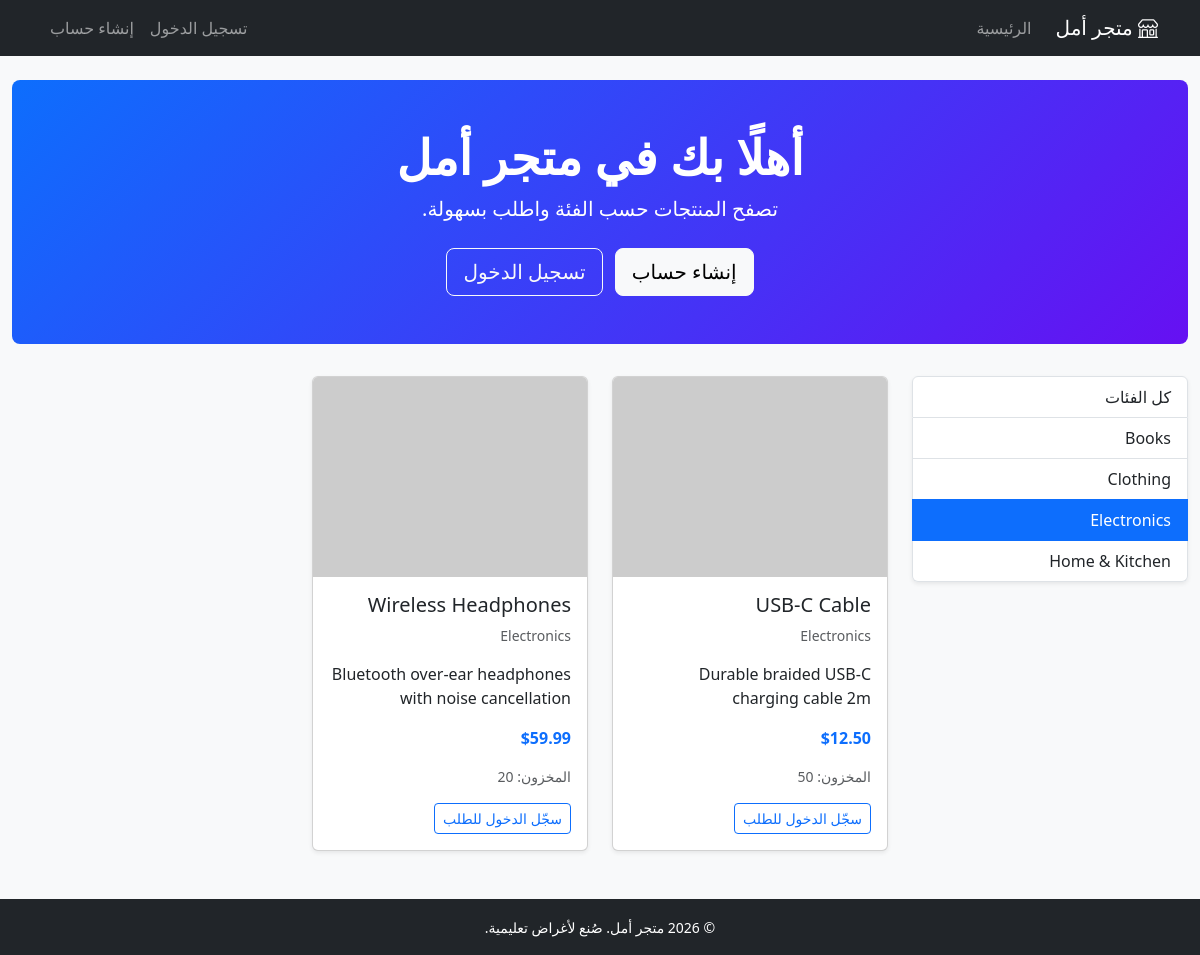
Screenshot of /index.php?category=1 with the database file from the repository.
### tables this page shows
CREATE TABLE IF NOT EXISTS categories (
    id INT AUTO_INCREMENT PRIMARY KEY,
    name VARCHAR(100) NOT NULL UNIQUE,
    description TEXT,
    created_at TIMESTAMP DEFAULT CURRENT_TIMESTAMP
);

CREATE TABLE IF NOT EXISTS products (
    id INT AUTO_INCREMENT PRIMARY KEY,
    category_id INT NOT NULL,
    name VARCHAR(150) NOT NULL,
    description TEXT,
    price DECIMAL(10, 2) NOT NULL,
    stock INT NOT NULL DEFAULT 0,
    image VARCHAR(255) DEFAULT NULL,
    created_at TIMESTAMP DEFAULT CURRENT_TIMESTAMP,
    updated_at TIMESTAMP DEFAULT CURRENT_TIMESTAMP ON UPDATE CURRENT_TIMESTAMP,
    FOREIGN KEY (category_id) REFERENCES categories(id) ON DELETE CASCADE
);

### includes/functions.php (called while the page is built, shortened)
<?php
function clean($data)
{
    return htmlspecialchars(trim($data), ENT_QUOTES, 'UTF-8');
}
function productImage($image)
{
    return 'https://via.placeholder.com/300x200?text=No+Image';
}

### index.php (the view, shortened to what this page needs)
<?php
require_once 'includes/header.php';
$categories = $conn->query('SELECT id, name FROM categories ORDER BY name ASC');
$selectedCategory = isset($_GET['category']) ? intval($_GET['category']) : 0;
if ($selectedCategory > 0) {
    $stmt = $conn->prepare('SELECT p.*, c.name AS category_name FROM products p JOIN categories c ON p.category_id = c.id WHERE p.category_id = ? AND p.stock > 0 ORDER BY p.name ASC');
    $stmt->bind_param('i', $selectedCategory);
    $stmt->execute();
    $products = $stmt->get_result();
} else {
    $products = $conn->query('SELECT p.*, c.name AS category_name FROM products p JOIN categories c ON p.category_id = c.id WHERE p.stock > 0 ORDER BY p.name ASC');
}
?>
<div class="hero text-center">
    <h1 class="display-5 fw-bold">أهلًا بك في متجر أمل</h1>
    <p class="lead">تصفح المنتجات حسب الفئة واطلب بسهولة.</p>
    <?php if (!$isLoggedIn): ?>
        <a href="register.php" class="btn btn-light btn-lg mt-2">إنشاء حساب</a>
        <a href="login.php" class="btn btn-outline-light btn-lg mt-2 ms-2">تسجيل الدخول</a>
    <?php endif; ?>
</div>
<div class="row">
    <div class="col-md-3 mb-4">
        <div class="list-group shadow-sm">
            <a href="index.php" class="list-group-item list-group-item-action <?php echo $selectedCategory === 0 ? 'active' : ''; ?>">
                كل الفئات
            </a>
            <?php while ($cat = $categories->fetch_assoc()): ?>
                <a href="index.php?category=<?php echo (int)$cat['id']; ?>"
                   class="list-group-item list-group-item-action <?php echo $selectedCategory === (int)$cat['id'] ? 'active' : ''; ?>">
                    <?php echo clean($cat['name']); ?>
                </a>
            <?php endwhile; ?>
        </div>
    </div>
    <div class="col-md-9">
        <div class="row g-4">
            <?php while ($product = $products->fetch_assoc()): ?>
                <div class="col-sm-6 col-lg-4">
                    <div class="card h-100 product-card shadow-sm">
                        <img src="<?php echo productImage($product['image']); ?>" class="card-img-top" alt="<?php echo clean($product['name']); ?>" style="height: 200px; object-fit: cover;">
                        <div class="card-body d-flex flex-column">
                            <h5 class="card-title"><?php echo clean($product['name']); ?></h5>
                            <p class="card-text text-muted small"><?php echo clean($product['category_name']); ?></p>
                            <p class="card-text"><?php echo clean(mb_substr($product['description'], 0, 80, 'UTF-8')) . (mb_strlen($product['description'], 'UTF-8') > 80 ? '...' : ''); ?></p>
                            <div class="mt-auto">
                                <p class="fw-bold text-primary">$<?php echo number_format($product['price'], 2); ?></p>
                                <p class="small text-muted">المخزون: <?php echo (int)$product['stock']; ?></p>
                                <?php if ($isLoggedIn && $role === 'customer'): ?>
                                    <form method="POST" action="place_order.php" class="d-flex align-items-center">
                                        <input type="hidden" name="product_id" value="<?php echo (int)$product['id']; ?>">
                                        <input type="number" name="quantity" value="1" min="1" max="<?php echo (int)$product['stock']; ?>" class="form-control form-control-sm me-2" style="width: 70px;">
                                        <button type="submit" class="btn btn-success btn-sm">طلب</button>
                                    </form>
                                <?php elseif ($isLoggedIn && $role === 'admin'): ?>
                                    <span class="badge bg-secondary">عرض المشرف</span>
                                <?php else: ?>
                                    <a href="login.php" class="btn btn-outline-primary btn-sm">سجّل الدخول للطلب</a>
                                <?php endif; ?>
                            </div>
                        </div>
                    </div>
                </div>
            <?php endwhile; ?>
        </div>
    </div>
</div>
<?php require_once 'includes/footer.php'; ?>

### includes/header.php (style rules this page uses)
body { background-color: #f8f9fa; }
.product-card { transition: transform 0.2s; }
.hero { background: linear-gradient(135deg, #0d6efd, #6610f2); color: #fff; padding: 3rem 1rem; border-radius: 0.5rem; margin-bottom: 2rem; }

### rows the page displays
categories: name "Books"
categories: name "Clothing"
categories: name "Electronics"
categories: name "Home & Kitchen"
products: name "USB-C Cable", category.name "Electronics", description "Durable braided USB-C charging cable 2m", price "12.50", stock "50"
products: name "Wireless Headphones", category.name "Electronics", description "Bluetooth over-ear headphones with noise cancellation", price "59.99", stock "20"
